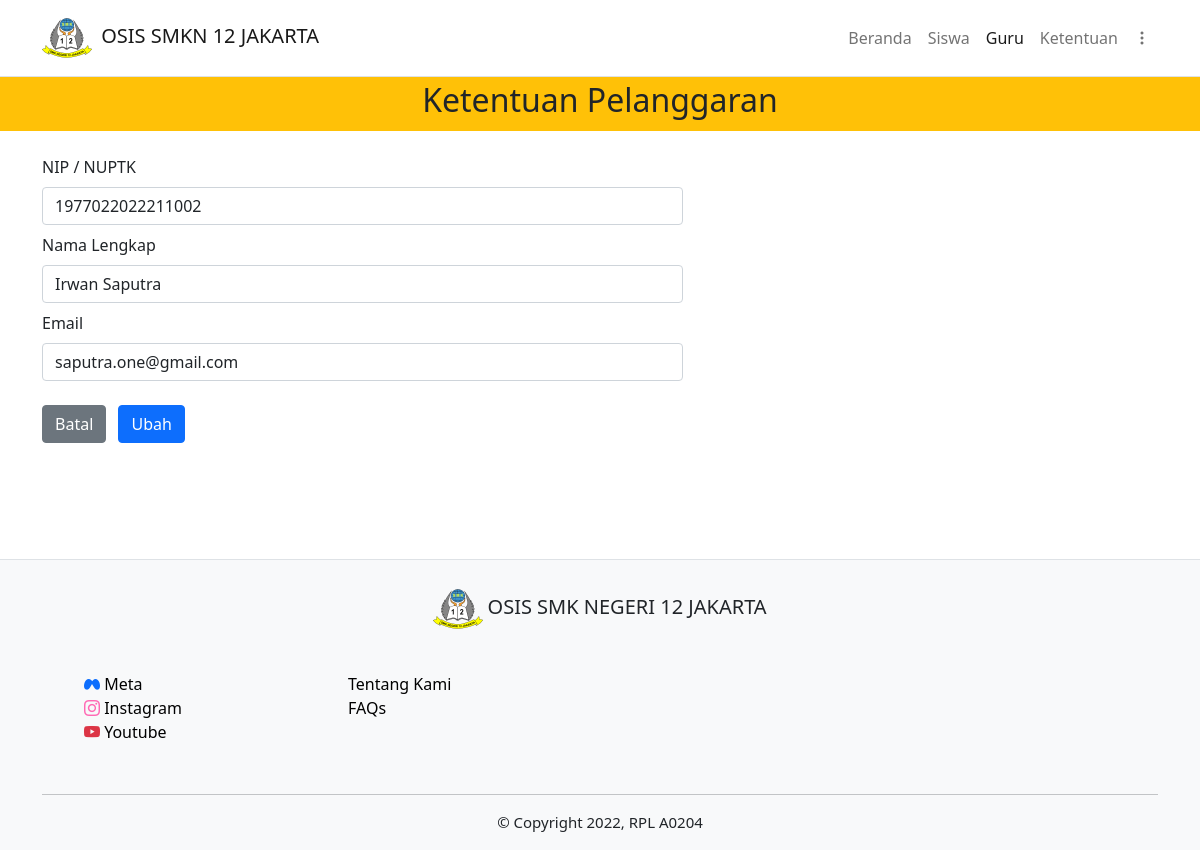
Page /php/ubah/ubah_guru.php?id=2 (signed in) on the committed database.
### tables this page shows
CREATE TABLE `guru_pembina` (
  `id_guru` int(11) NOT NULL,
  `nip` varchar(18) NOT NULL,
  `nama_guru` varchar(255) NOT NULL,
  `email` varchar(255) NOT NULL,
  `role` varchar(12) NOT NULL,
  `password` varchar(255) NOT NULL,
  `created_at` timestamp NOT NULL DEFAULT current_timestamp() ON UPDATE current_timestamp()
);

### php/functions.php (called while the page is built, shortened)
<?php
$conn = mysqli_connect("localhost", "root", "", "pelanggaran_siswa");
function query($query)
{
    global $conn;
    $result = mysqli_query($conn, $query);
    $rows = [];
    while ($row = mysqli_fetch_assoc($result)) {
        $rows[] = $row;
    }
    return $rows;
}

### php/ubah/ubah_guru.php (the view, shortened to what this page needs)
<?php
require '../functions.php';
$id = $_GET["id"];
$guru = query("SELECT * FROM guru_pembina WHERE id_guru = $id")[0];
?>
<html lang="en">
<head>
    <link href="https://cdn.jsdelivr.net/npm/bootstrap@5.0.2/dist/css/bootstrap.min.css" rel="stylesheet">
    <link rel="stylesheet" href="https://cdn.jsdelivr.net/npm/bootstrap-icons@1.7.2/font/bootstrap-icons.css">
    <link rel="stylesheet" href="../../css/umum.css">
</head>
<body>
    <nav class="navbar navbar-expand-lg navbar-light border-bottom">
        <div class="container-lg">
            <a href="../../index.php" class="navbar-brand align-items-center ">
                <img src="../../img/logosmk12.png" style="width:50px;height:50px">
                <h5 class=" ms-1 d-inline">OSIS SMKN 12 JAKARTA</h5>
            </a>
            <div class="collapse navbar-collapse justify-content-end align-items-center" id="main-nav">
                <ul class="navbar-nav">
                    <li class="navbar-item">
                        <a href="../../index.php" class="nav-link">Beranda</a>
                    </li>
                    <li class="navbar-item">
                        <a href="../siswa.php" class="nav-link">Siswa</a>
                    </li>
                    <li class="navbar-item">
                        <a href="../guru.php" class="nav-link active">Guru</a>
                    </li>
                    <li class="navbar-item">
                        <a href="../ktnpelanggaran.php" class="nav-link">Ketentuan</a>
                    </li>
                    <li class="nav-item dropdown mt-1">
                        <a class="nav-link" href="#" id="navbarDropdown" role="button" data-bs-toggle="dropdown" aria-expanded="false">
                            <span class="d-md-none">Menu</span><i class="bi bi-three-dots-vertical"></i>
                        </a>
                    </li>
                </ul>
            </div>
        </div>
    </nav>
    <section>
        <div class="container-fluid  mb-4 bg-warning p-1">
            <h1 class="text-center fs-2">Ketentuan Pelanggaran</h1>
        </div>
        <div class="container-lg">
            <form action="" method="post">
                <div class="row">
                    <div class="col-md-7">
                        <div>
                            <label for="nip" class="form-label">NIP / NUPTK</label>
                            <input type="number" class="form-control" id="nip" placeholder="18 digit / 16 digit" name="nip" required autocomplete="off" autofocus value="<?= $guru["nip"]; ?>">
                        </div>
                        <div class="mt-2">
                            <label for="nama" class="form-label">Nama Lengkap</label>
                            <input type="text" class="form-control" id="nama" name="nama" required placeholder="nama lengkap" autocomplete="off" value="<?= $guru["nama_guru"]; ?>">
                        </div>
                        <div class="mt-2">
                            <label for="email" class="form-label">Email</label>
                            <input type="email" class="form-control" id="email" name="email" required placeholder="email@gmail.com" autocomplete="off" value="<?= $guru["email"]; ?>">
                        </div>
                        <div class="mt-4">
                            <a href="../guru.php" class="btn btn-secondary">Batal</a>
                            <button type="submit" class="btn btn-primary ms-2" name="ubah">Ubah</button>
                        </div>
                    </div>
                </div>
            </form>
        </div>
    </section>
    <footer class="pt-4 border-top bg-light" style="margin:100px 0 0 0;">
        <div class="container-xl">
            <div class="row justify-content-center">
                <div class="col-auto pb-2">
                    <img src="../../img/logosmk12.png" style="width:50px;height:50px">
                    <h5 class="d-inline">OSIS SMK NEGERI 12 JAKARTA</h5>
                </div>
            </div>
            <div class="row" style="margin: 30px 30px 50px 30px">
                <div class="col-5 col-md-3">
                    <a href="#" class="text-decoration-none d-block">
                        <i class="bi bi-meta text-primary"></i>
                        <span class="meta">Meta</span>
                    </a>
                    <a href="#" class="text-decoration-none text-bla d-block">
                        <i class="bi bi-instagram"></i>
                        <span class="insta">Instagram</span>
                    </a>
                    <a href="#" class="text-decoration-none text-danger">
                        <i class="bi bi-youtube"></i>
                        <span class="yt">Youtube</span>
                    </a>
                </div>
                <div class="col-5 col-md-3">
                    <a href="#" class="d-block">Tentang Kami</a>
                    <a href="#" class="">FAQs</a>
                </div>
            </div>
            <hr>
            <p style="text-align:center; font-size:15px">&copy; Copyright 2022, RPL A0204</p>
        </div>
    </footer>
</body>
</html>

### css/umum.css (style rules this page uses)
html { user-select: none; }
html, body, section, footer { padding: 0; margin: 0; overflow-x: hidden; }
a { text-decoration: none; color: black; }
.bi-youtube { color: #dc3545; }
.bi-instagram { color: hotpink; }
.meta, .insta, .yt { color: black; }

### rows in the picture
guru_pembina: nip "1977022022211002", nama "Irwan Saputra", email "saputra.one@gmail.com"
